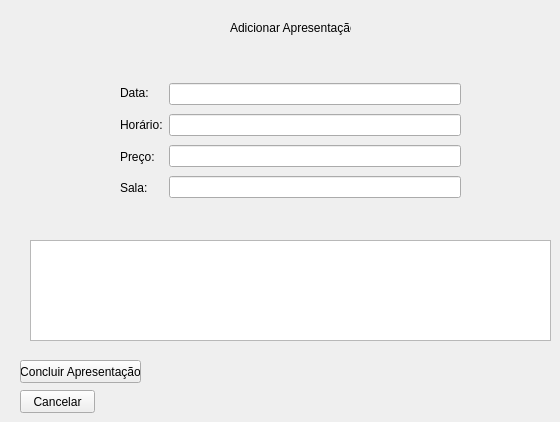
   <widget class="QWidget" name="addApresentacao">
    <widget class="QLabel" name="label_29">
     <property name="geometry">
      <rect>
       <x>230</x>
       <y>20</y>
       <width>121</width>
       <height>16</height>
      </rect>
     </property>
     <property name="text">
      <string>Adicionar Apresentação</string>
     </property>
    </widget>
    <widget class="QPushButton" name="concluir_nova_apresent">
     <property name="geometry">
      <rect>
       <x>20</x>
       <y>360</y>
       <width>121</width>
       <height>23</height>
      </rect>
     </property>
     <property name="text">
      <string>Concluir Apresentação</string>
     </property>
    </widget>
    <widget class="QPushButton" name="cancelar_nova_apresent">
     <property name="geometry">
      <rect>
       <x>20</x>
       <y>390</y>
       <width>75</width>
       <height>23</height>
      </rect>
     </property>
     <property name="text">
      <string>Cancelar</string>
     </property>
    </widget>
    <widget class="QTextBrowser" name="status_nova_apresent">
     <property name="geometry">
      <rect>
       <x>30</x>
       <y>240</y>
       <width>521</width>
       <height>101</height>
      </rect>
     </property>
    </widget>
    <widget class="QWidget" name="layoutWidget">
     <property name="geometry">
      <rect>
       <x>120</x>
       <y>80</y>
       <width>341</width>
       <height>121</height>
      </rect>
     </property>
     <layout class="QHBoxLayout" name="horizontalLayout_9">
      <item>
       <layout class="QVBoxLayout" name="verticalLayout_16">
        <item>
         <widget class="QLabel" name="label_30">
          <property name="text">
           <string>Data:</string>
          </property>
         </widget>
        </item>
        <item>
         <widget class="QLabel" name="label_31">
          <property name="text">
           <string>Horário:</string>
          </property>
         </widget>
        </item>
        <item>
         <widget class="QLabel" name="label_32">
          <property name="text">
           <string>Preço:</string>
          </property>
         </widget>
        </item>
        <item>
         <widget class="QLabel" name="label_33">
          <property name="text">
           <string>Sala:</string>
          </property>
         </widget>
        </item>
       </layout>
      </item>
      <item>
       <layout class="QVBoxLayout" name="verticalLayout_17">
        <item>
         <widget class="QLineEdit" name="caixa_data_nova_apresent"/>
        </item>
        <item>
         <widget class="QLineEdit" name="caixa_horario_nova_apresent"/>
        </item>
        <item>
         <widget class="QLineEdit" name="caixa_preco_nova_apresent"/>
        </item>
        <item>
         <widget class="QLineEdit" name="caixa_sala_nova_apresent"/>
        </item>
       </layout>
      </item>
     </layout>
    </widget>
   </widget>
